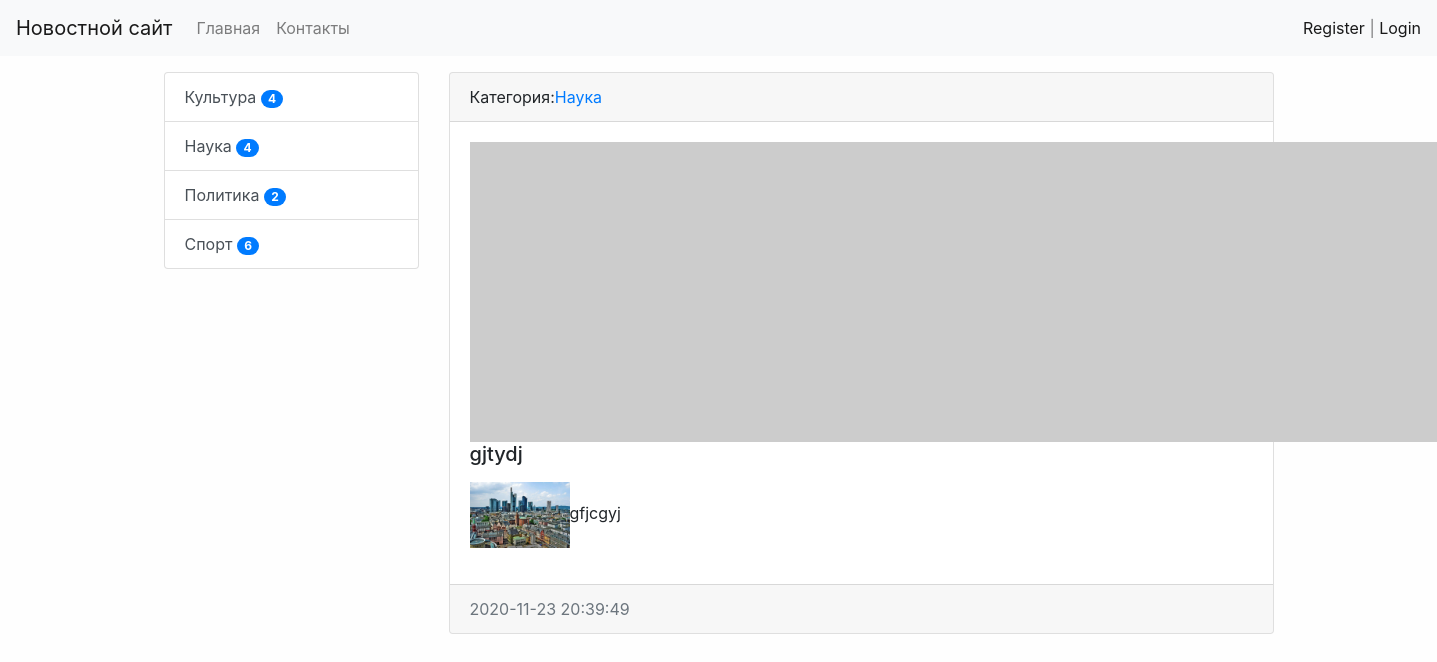
Page /news/17/ on the committed database.
### news/models.py (models this page shows, shortened)
class Category(models.Model):
    title = models.CharField(max_length=150, db_index=True)
    def get_absolute_url(self):
        return reverse('category', kwargs={'category_id': self.pk})
    def __str__(self):
        return self.title
    class Meta:
        verbose_name = 'Категория'
        verbose_name_plural = 'Категории'
        ordering = ['title']

class News(models.Model):
    title = models.CharField(max_length=150, verbose_name='Наименование')
    content = models.TextField(blank=True, verbose_name='Контент')
    created_at = models.DateTimeField(auto_now_add=True, verbose_name='Создано')
    updated_at = models.DateTimeField(auto_now=True, verbose_name='Обновлено')
    photo = models.ImageField(upload_to='photo/%Y/%m/%d/', verbose_name='Фото', blank=True)
    is_published = models.BooleanField(default=True, verbose_name='Опубликовано')
    category = models.ForeignKey('Category', on_delete=models.PROTECT,  verbose_name='Категория')
    view = models.IntegerField(default=0)
    class Meta:
        verbose_name = 'Новость'
        verbose_name_plural = 'Новости'
        ordering = ['-created_at']

### news/views.py (the view)
# urls.py: path('news/<int:pk>/', ViewNews.as_view(), name='view_news'),
class ViewNews(DetailView):
    model = News
    template_name = 'news/news_detail.html'
    context_object_name = 'news_item'

### news/templatetags/news_tags.py (called while the page is built)
@register.simple_tag(name='get_list_categories')
def get_categories():
    return Category.objects.all()

@register.inclusion_tag('news/list_categories.html')
def show_categories():
    categories = Category.objects.annotate(cnt=Count('news', filter=F('news__is_published'))).filter(cnt__gt=0)
    return {'categories': categories}

### news/templates/news/news_detail.html (shortened to what this page needs)
{% extends 'base.html' %}
{% block sitebar %}
{% include 'inc/_sidebar.html' %}
{% endblock %}
{% block content %}
<div class="card bm-3">
  <div class="card-header">
    Категория:<a href="{{ news_item.category.get_absolute_url }}">{{ news_item.category }}</a>
  </div>
  <div class="card-body">
    {% if item.photo %}
    <img src="{{ news_item.photo.url }}" alt="" width="300" class="float-left mr-3">
    {% else %}
    <img src="https://picsum.photos/id/1060/300/235/?blur=2" alt="" class="mr-3">
    {% endif %}
    <h5 class="card-title \">{{ news_item.title }}</h5>
    <p class="card-text">{{ news_item.content|safe|linebreaks}}</p>
  </div>
  <div class="card-footer text-muted">
    {{ news_item.created_at|date:"Y-m-d H:i:s" }}
  </div>
</div>
{% endblock %}

### news/templates/news/list_categories.html
<div class="list-group">
  {% for item in categories %}
  <a href=" {{ item.get_absolute_url }}" class="list-group-item list-group-item-action">{{ item.title }}  <span class="badge badge-primary badge-pill">{{ item.cnt }}</span></a>
  {% endfor %}
</div>

### mysite/static/css/style.css (style rules this page uses)
body { background-color: #fefefe; }

### rows in the picture
Category: title "Культура", cnt "4"
Category: title "Наука", cnt "4"
Category: title "Политика", cnt "2"
Category: title "Спорт", cnt "6"
News: category "Наука", title "gjtydj", content (picture), content "gfjcgyj", created_at "2020-11-23 20:39:49"
